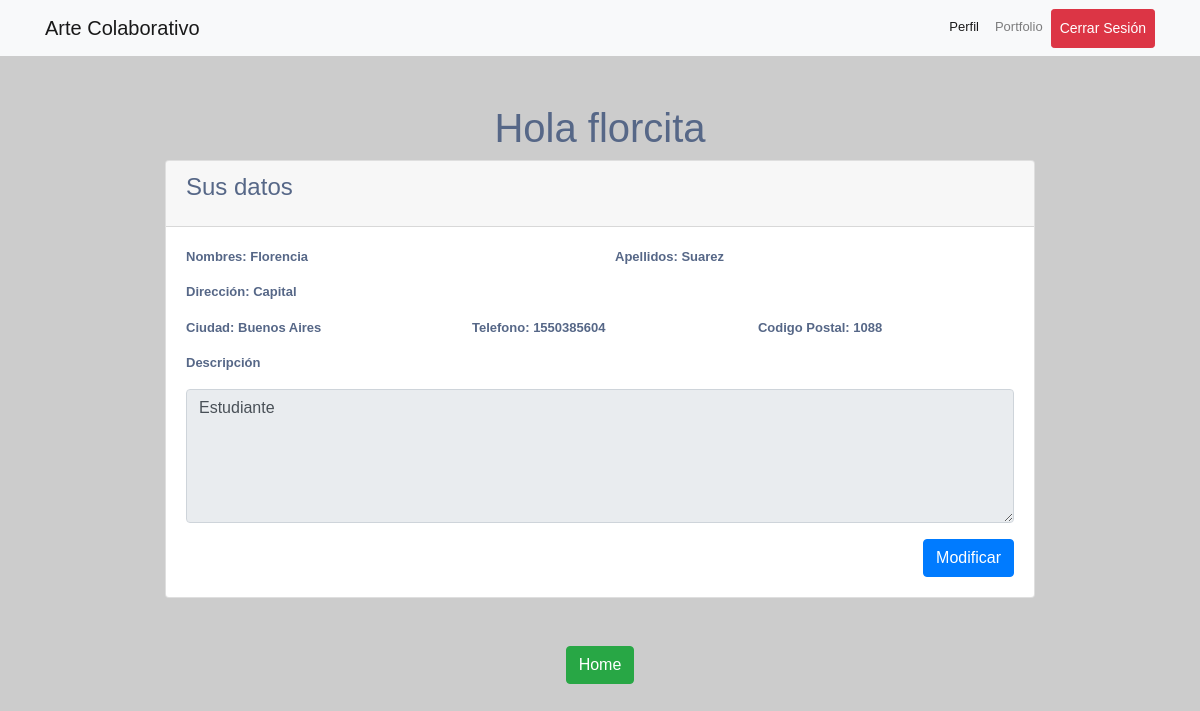
The page /vista/inicio.php (signed in) on the database its author committed.
### tables this page shows
CREATE TABLE `usuario` (
  `id` int(11) NOT NULL,
  `user` varchar(60) DEFAULT NULL,
  `email` varchar(70) DEFAULT NULL,
  `password` varchar(60) DEFAULT NULL,
  `tipo` enum('admin','usuario') DEFAULT NULL,
  `nombres` varchar(60) DEFAULT NULL,
  `apellidos` varchar(60) DEFAULT NULL,
  `direccion` varchar(80) DEFAULT NULL,
  `ciudad` varchar(50) DEFAULT NULL,
  `codigoPostal` varchar(20) DEFAULT NULL,
  `Telefono` varchar(20) DEFAULT NULL,
  `descripcion` text DEFAULT NULL
);

### app/datos.php (called while the page is built, shortened)
<?php
function obtenerDatos($conx, $id)
{
	$sql = "SELECT * FROM usuario WHERE id =" . $id;
	$consulta = mysqli_query($conx, $sql);
	$datos = mysqli_fetch_assoc($consulta);
	return $datos;
}

### vista/inicio.php (the view, shortened to what this page needs)
<?php
include_once "../section/header.php";
require_once '../app/datos.php';
$datos=obtenerDatos($conect,$_SESSION['id']);
?>
 <div class="col-md-12 w-75 mx-auto my-5 font-weight-bold">
              <?php echo "<h1 class='text-center mb-2'>Hola " . $_SESSION['nombre'] . "</h1>"; ?>
              <div class="card">
                <div class="card-header card-header-primary">
                  <h4 class="card-title">Sus datos</h4>
                </div>
                <div class="card-body">
                    <div class="row">
                      <div class="col-md-6">
                        <div class="form-group">
                          <p class="bmd-label-floating">Nombres: <?php echo $datos['nombres'] ?></p>
                        </div>
                      </div>
                      <div class="col-md-6">
                        <div class="form-group">
                          <p class="bmd-label-floating">Apellidos: <?php echo $datos['apellidos'] ?></p>
                        </div>
                      </div>
                    </div>
                    <div class="row">
                      <div class="col-md-12">
                        <div class="form-group">
                          <p class="bmd-label-floating">Dirección: <?php echo $datos['direccion'] ?></p>
                        </div>
                      </div>
                    </div>
                    <div class="row">
                      <div class="col-md-4">
                        <div class="form-group">
                          <p class="bmd-label-floating">Ciudad: <?php echo $datos['ciudad'] ?></p>
                        </div>
                      </div>
                      <div class="col-md-4">
                        <div class="form-group">
                          <p class="bmd-label-floating">Telefono: <?php echo $datos['Telefono'] ?></p>
                        </div>
                      </div>
                      <div class="col-md-4">
                        <div class="form-group">
                          <p class="bmd-label-floating">Codigo Postal: <?php echo $datos['codigoPostal'] ?></p>
                        </div>
                      </div>
                    </div>
                    <div class="row">
                      <div class="col-md-12">
                        <div class="form-group">
                          <p>Descripción</pl>
                          <div class="form-group">
                            <textarea class="form-control" rows="5" disabled><?php echo $datos['descripcion'] ?></textarea>
                          </div>
                        </div>
                      </div>
                    </div>
                    <div class="text-right">
                    	<a href="formulario.php" class="btn btn-primary pull-right">Modificar</a>
                    </div>
                    <div class="clearfix"></div>
                </div>
              </div>
            </div>
<?php
include_once "../section/footer.php";

### section/header.php (style rules this page uses)
body { background-color: #ccc !important; }

### rows shown on the page
usuario: nombres "Florencia", apellidos "Suarez", direccion "Capital", ciudad "Buenos Aires", Telefono "1550385604", codigoPostal "1088", descripcion "Estudiante"

### other values the page prints
$_SESSION['nombre'] "florcita"
